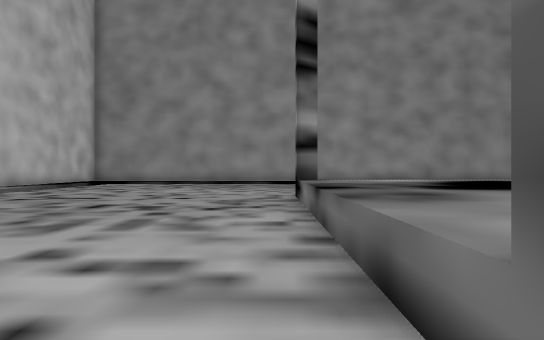
view 1 (above)

24 first-person views from a walk through a Godot game level. The camera is 1.4 m above the floor, looks level and sees 70° across. The floor is counted in squares, 2 m on a side. Each view is taken from the middle of a square. On the plan, view 1 faces up. The plan holds only what a view shows up to about 11 squares ahead; the rest is blank. The place goes on beyond the plan.

view 2
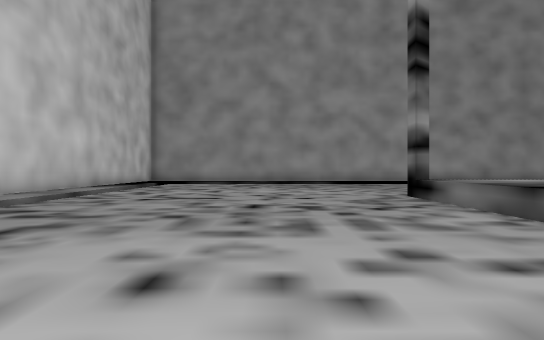

view 3
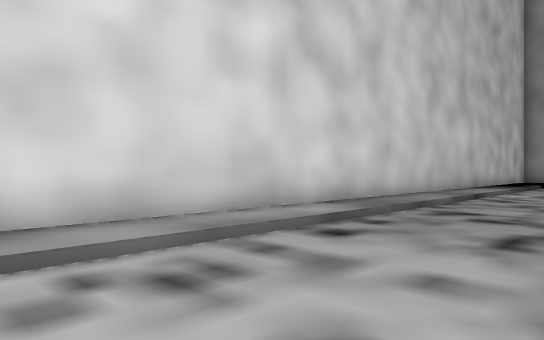

view 4
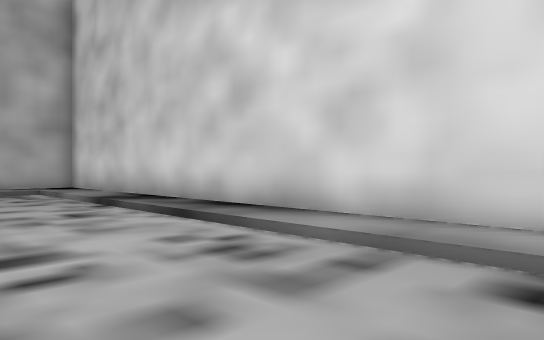

view 5
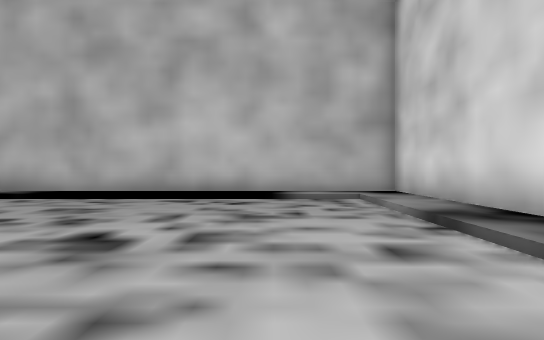

view 6
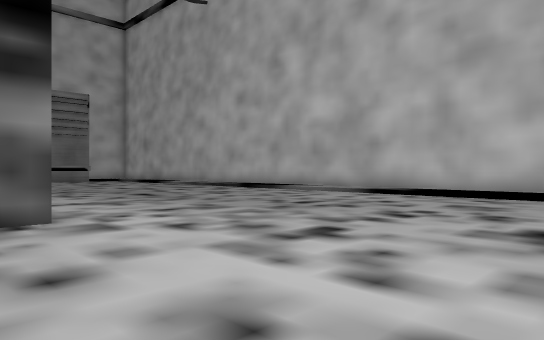

view 7
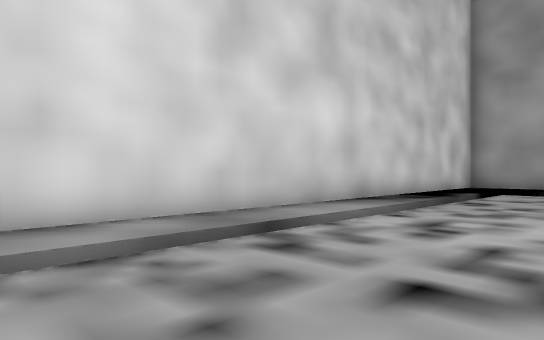

view 8
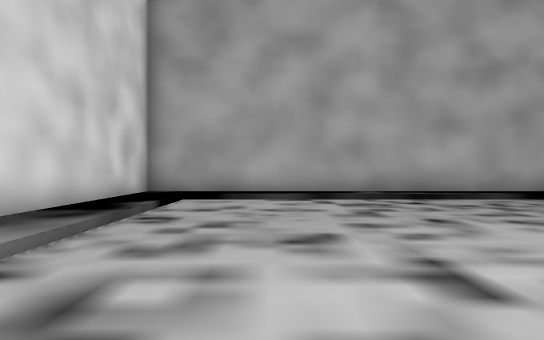

view 9
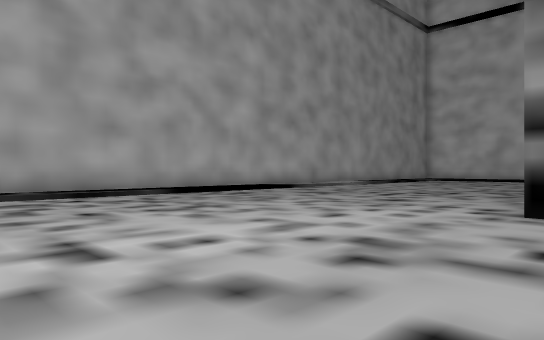

view 10
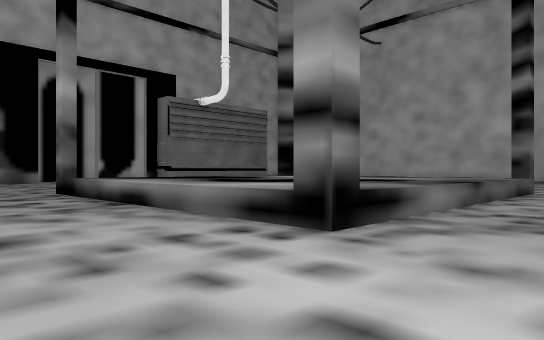

view 11
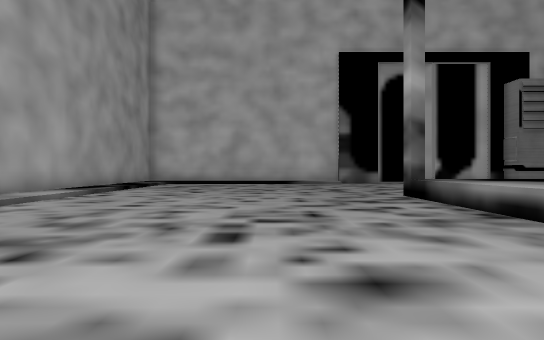

view 12
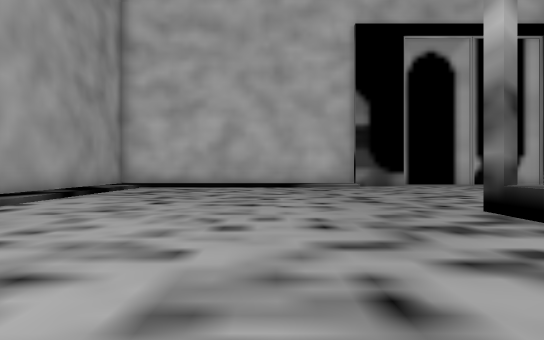

view 13
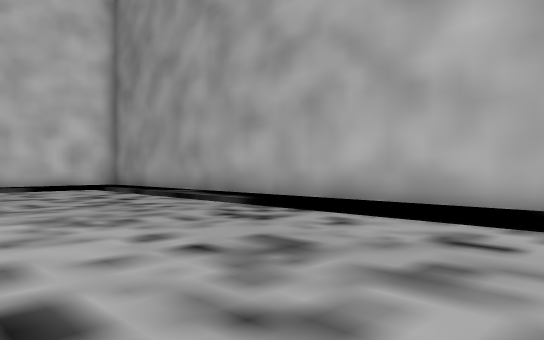

view 14
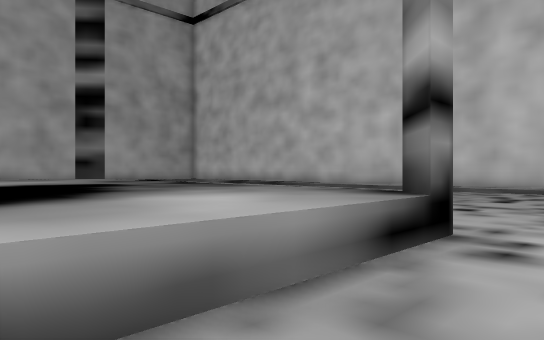

view 15
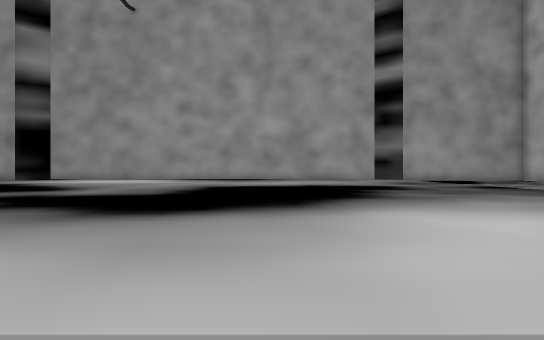

view 16
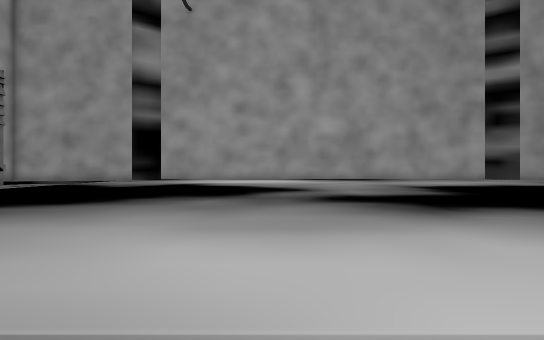

view 17
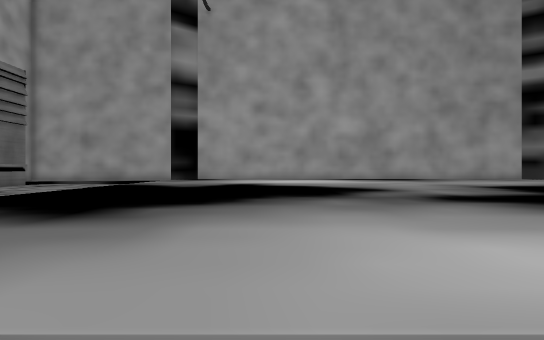

view 18
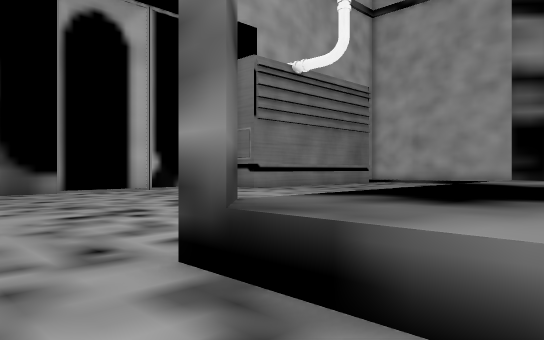

view 19
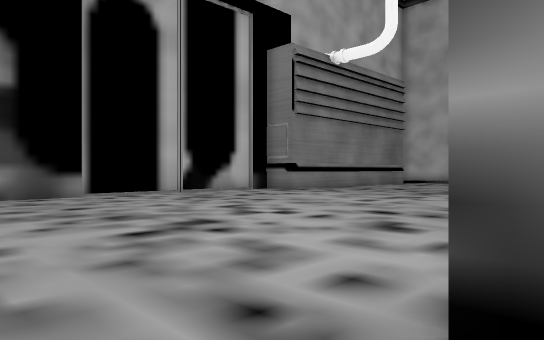

view 20
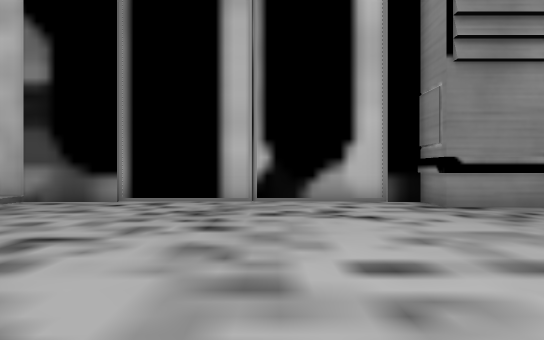

view 21
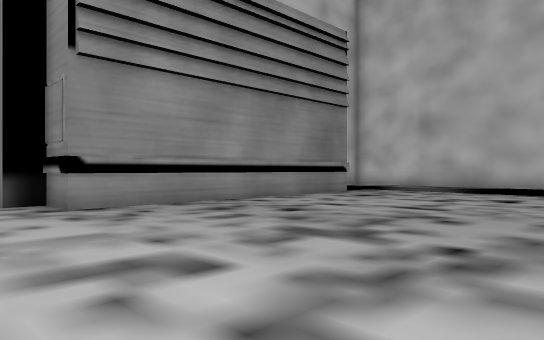

view 22
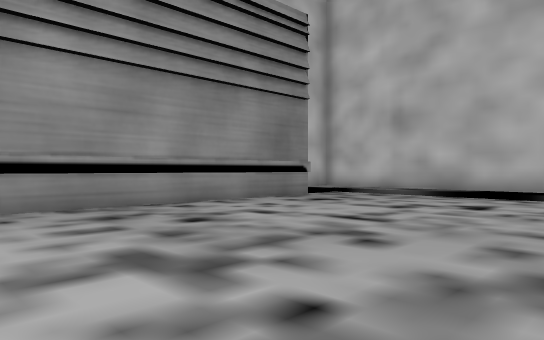

view 23
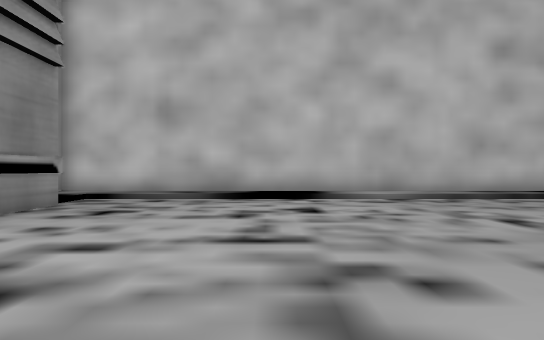

view 24
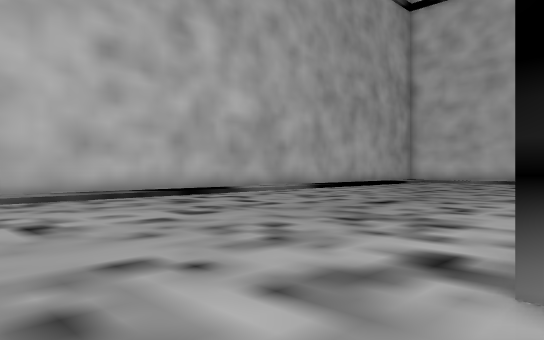

### Floor plan
Key: @ floor where view 1 was taken; # wall or solid block; . main floor; : floor 0.25 m higher than the main floor; / step, stairs or slope; ^ raised ledge.
Columns run from 10 left of view 1 to 21 right of it. Each row starts with its distance up from view 1.
 21 ################   #######
 20 #:::::::::::      ::::::::
 19 # /............. .........
 18 # /.......................
 17 #:/.......................
 16 #:/.......................
 15 #:/.......................
 14 #:/.......................
 13 #:/.......................
 12 #:/.......................
 11 #:/.......................... :#
 10 #:/........#^^^^^^^^^..........#
  9 #:/........^^^^^^^^^^..........#
  8 #:/........^^^^^^^^^ ..........#
  7 #:/........^^^ ^^^^   .........#
  6 #:/........^^^ ^^^    .........#
  5 #:/........^^^^^^^^^^ .........#
  4 #:/........^^^^^^^^^^ .........#
  3 #:/........^^^^^^^^^^  ........#
  2 #:/........^^^^^^^^^^ .........#
  1 #:/........#^^^^^^^^^.........##
  0 #:/.......@...   .............#
 -1 #:/...........................#
 -2 #:/...........................#
 -3 #:/...........................#
 -4 #:/...........................#
 -5 #:/...........................#
 -6 #:/..........  ...............#
 -7 #:/.........    ..............
 -8 #:/........      .............:
 -9 #::::     ::      :::::::::::::
-10 #############    ###############

Positions as (right, up) in squares from view 1, and headings:
1: (0, 0), facing up
2: (-3, 0), facing up
3: (-5, 0), facing up-left
4: (-5, 4), facing down-left
5: (-6, 1), facing down
6: (-5, 2), facing down-right
7: (-5, 7), facing up-left
8: (-6, 10), facing up
9: (-6, 9), facing up-right
10: (-2, 14), facing down-right
11: (0, 14), facing right
12: (4, 14), facing right
13: (6, 14), facing up-left
14: (5, 12), facing down-left
15: (4, 11), facing down
16: (7, 11), facing down
17: (8, 11), facing down
18: (8, 12), facing down-right
19: (10, 12), facing down-right
20: (12, 5), facing right
21: (12, 4), facing down-right
22: (12, 2), facing down-right
23: (15, 1), facing down
24: (13, 1), facing down-left
